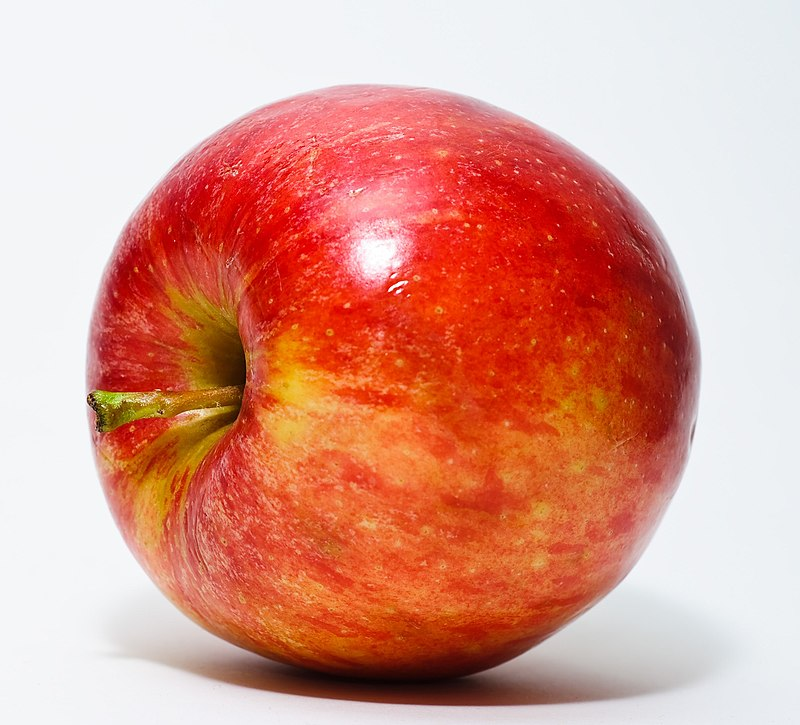
#> input picture opencv/data/elma.jpg, 800 x 725 px
$ python u5_kirmizi_elma.py
#> lines starting #> are read from the running program, lines starting #| are printed output that depends on the picture
#kırmızı rengi yeşile çevirme
import cv2 as cv
img_bgr=cv.imread(r'data/elma.jpg')
#> img_bgr is the input picture: shape (725, 800, 3); mean B, G, R 140.9, 155.7, 219.6

#orijinali göster

b,g,r=cv.split(img_bgr)
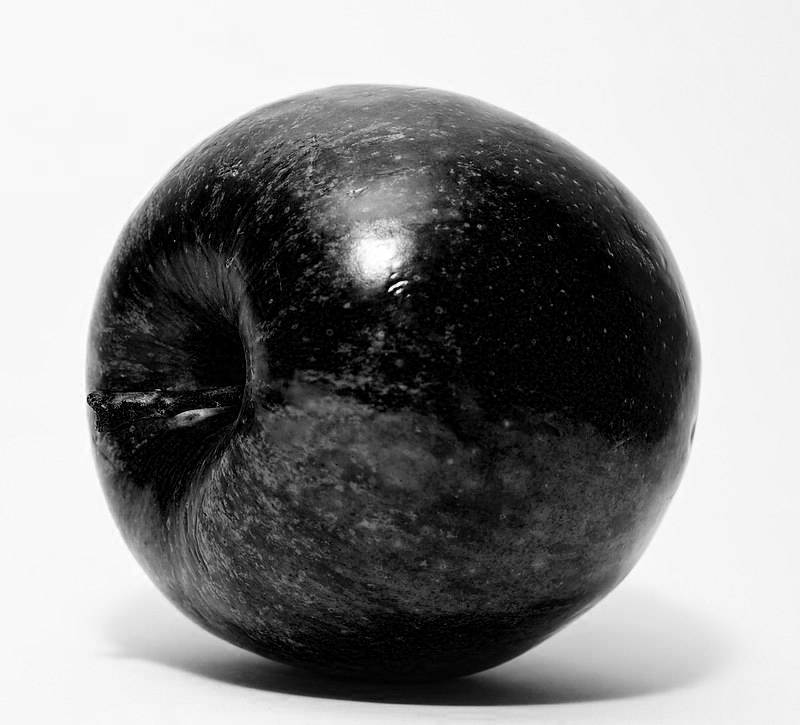
#> b: shape (725, 800); min 0, max 255, mean 140.9
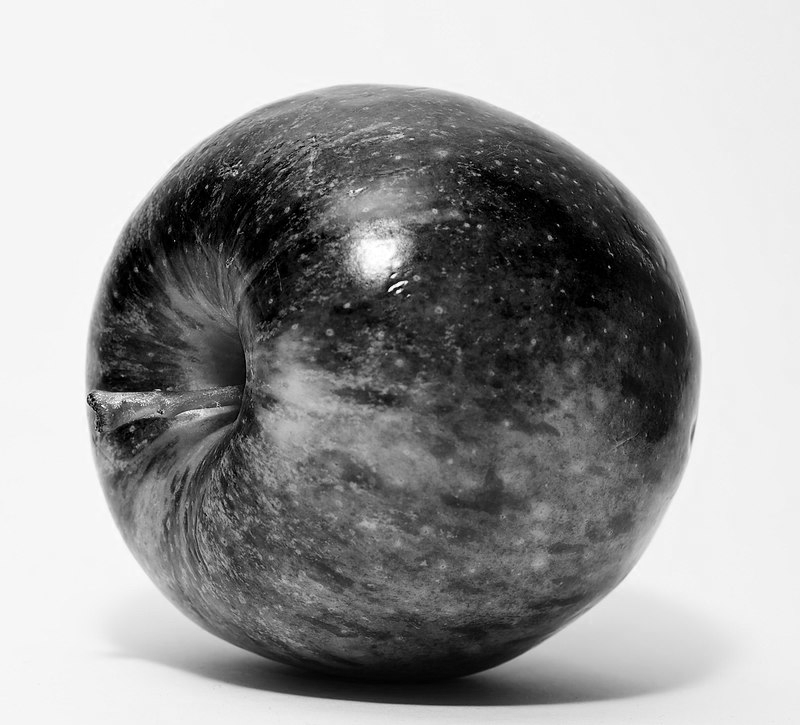
#> g: shape (725, 800); min 0, max 255, mean 155.7
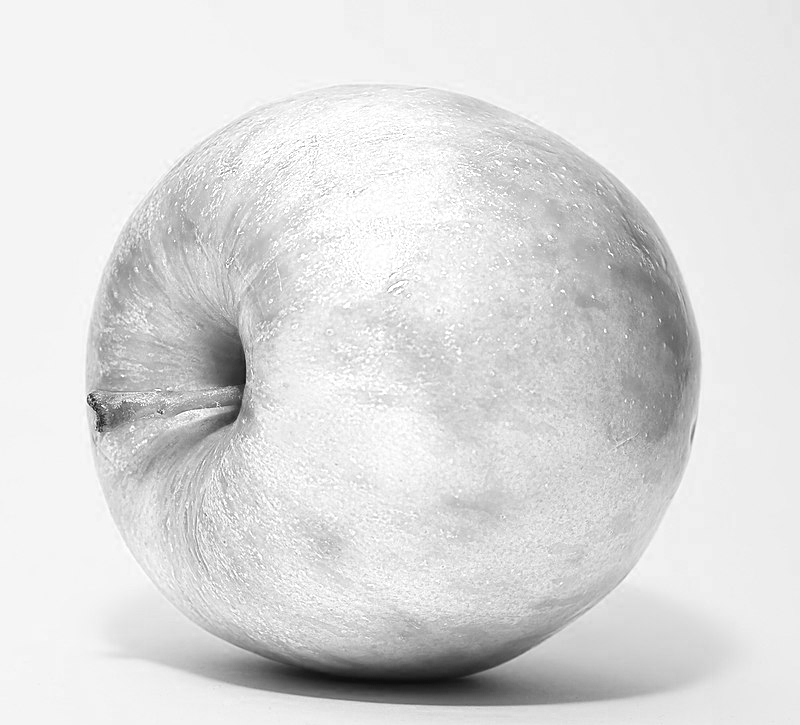
#> r: shape (725, 800); min 12, max 255, mean 219.6


#mavi renk
img_mavi=cv.merge((r,g,b))

#kırmızı ve yeşil kanalları birleştir
img_yesil=cv.merge((b,r,g))
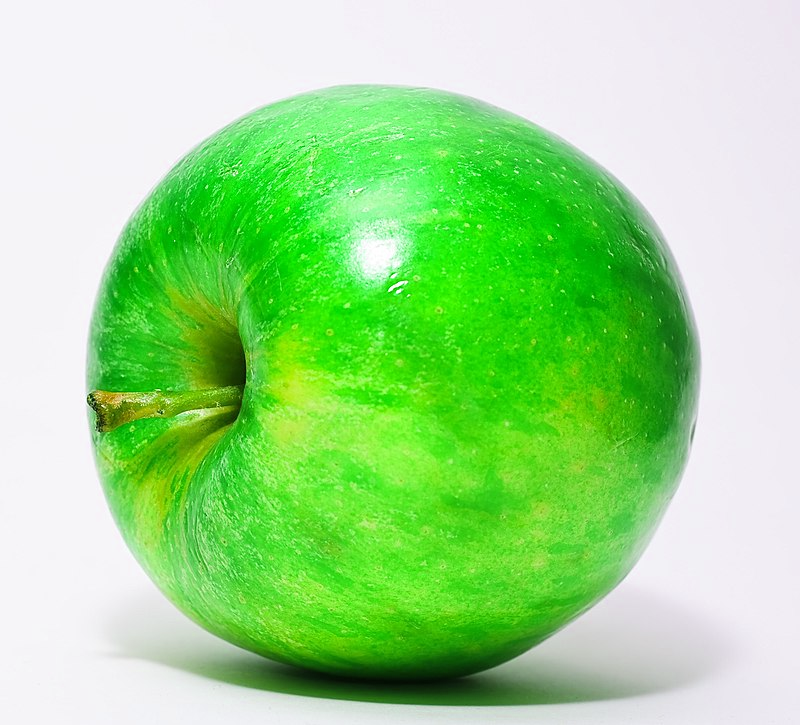
#> img_yesil: shape (725, 800, 3); mean of channels 0, 1, 2 140.9, 219.6, 155.7; drawn as B, G, R

#yeşil renkli elmayı göster
cv.imshow('Kırmızı elma', img_bgr)
cv.imshow('Mavi elma', img_mavi)
cv.imshow('Yeşil Elma', img_yesil)

cv.waitKey(0)
cv.destroyAllWindows()
